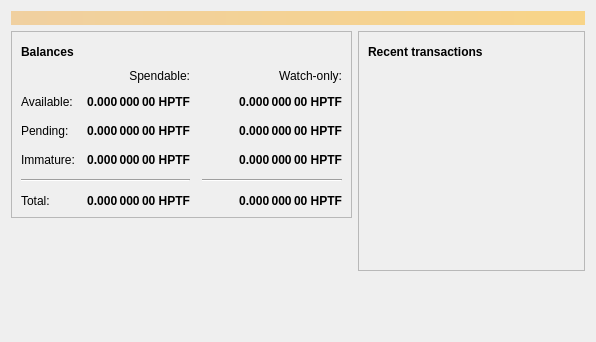
<?xml version="1.0" encoding="UTF-8"?>
<ui version="4.0">
 <class>OverviewPage</class>
 <widget class="QWidget" name="OverviewPage">
  <property name="geometry">
   <rect>
    <x>0</x>
    <y>0</y>
    <width>596</width>
    <height>342</height>
   </rect>
  </property>
  <property name="windowTitle">
   <string>Form</string>
  </property>
  <layout class="QVBoxLayout" name="topLayout">
   <item>
    <widget class="QLabel" name="labelAlerts">
     <property name="visible">
      <bool>false</bool>
     </property>
     <property name="styleSheet">
      <string notr="true">QLabel { background-color: qlineargradient(x1: 0, y1: 0, x2: 1, y2: 0, stop:0 #F0D0A0, stop:1 #F8D488); color:#000000; }</string>
     </property>
     <property name="wordWrap">
      <bool>true</bool>
     </property>
     <property name="margin">
      <number>3</number>
     </property>
     <property name="textInteractionFlags">
      <set>Qt::TextSelectableByMouse</set>
     </property>
    </widget>
   </item>
   <item>
    <layout class="QHBoxLayout" name="horizontalLayout" stretch="1,1">
     <item>
      <layout class="QVBoxLayout" name="verticalLayout_2">
       <item>
        <widget class="QFrame" name="frame">
         <property name="frameShape">
          <enum>QFrame::StyledPanel</enum>
         </property>
         <property name="frameShadow">
          <enum>QFrame::Raised</enum>
         </property>
         <layout class="QVBoxLayout" name="verticalLayout_4">
          <item>
           <layout class="QHBoxLayout" name="horizontalLayout_4">
            <item>
             <widget class="QLabel" name="label_5">
              <property name="font">
               <font>
                <weight>75</weight>
                <bold>true</bold>
               </font>
              </property>
              <property name="text">
               <string>Balances</string>
              </property>
             </widget>
            </item>
            <item>
             <widget class="QPushButton" name="labelWalletStatus">
              <property name="enabled">
               <bool>true</bool>
              </property>
              <property name="maximumSize">
               <size>
                <width>30</width>
                <height>16777215</height>
               </size>
              </property>
              <property name="toolTip">
               <string>The displayed information may be out of date. Your wallet automatically synchronizes with the HeptaFranc network after a connection is established, but this process has not completed yet.</string>
              </property>
              <property name="text">
               <string/>
              </property>
              <property name="icon">
               <iconset resource="../heptafranc.qrc">
                <normaloff>:/icons/warning</normaloff>
                <disabledoff>:/icons/warning</disabledoff>:/icons/warning</iconset>
              </property>
              <property name="iconSize">
               <size>
                <width>24</width>
                <height>24</height>
               </size>
              </property>
              <property name="flat">
               <bool>true</bool>
              </property>
             </widget>
            </item>
            <item>
             <spacer name="horizontalSpacer_3">
              <property name="orientation">
               <enum>Qt::Horizontal</enum>
              </property>
              <property name="sizeHint" stdset="0">
               <size>
                <width>40</width>
                <height>20</height>
               </size>
              </property>
             </spacer>
            </item>
           </layout>
          </item>
          <item>
           <layout class="QGridLayout" name="gridLayout">
            <property name="spacing">
             <number>12</number>
            </property>
            <item row="2" column="2">
             <widget class="QLabel" name="labelWatchPending">
              <property name="font">
               <font>
                <weight>75</weight>
                <bold>true</bold>
               </font>
              </property>
              <property name="cursor">
               <cursorShape>IBeamCursor</cursorShape>
              </property>
              <property name="toolTip">
               <string>Unconfirmed transactions to watch-only addresses</string>
              </property>
              <property name="text">
               <string notr="true">0.000 000 00 HPTF</string>
              </property>
              <property name="alignment">
               <set>Qt::AlignRight|Qt::AlignTrailing|Qt::AlignVCenter</set>
              </property>
              <property name="textInteractionFlags">
               <set>Qt::LinksAccessibleByMouse|Qt::TextSelectableByKeyboard|Qt::TextSelectableByMouse</set>
              </property>
             </widget>
            </item>
            <item row="2" column="1">
             <widget class="QLabel" name="labelUnconfirmed">
              <property name="font">
               <font>
                <weight>75</weight>
                <bold>true</bold>
               </font>
              </property>
              <property name="cursor">
               <cursorShape>IBeamCursor</cursorShape>
              </property>
              <property name="toolTip">
               <string>Total of transactions that have yet to be confirmed, and do not yet count toward the spendable balance</string>
              </property>
              <property name="text">
               <string notr="true">0.000 000 00 HPTF</string>
              </property>
              <property name="alignment">
               <set>Qt::AlignRight|Qt::AlignTrailing|Qt::AlignVCenter</set>
              </property>
              <property name="textInteractionFlags">
               <set>Qt::LinksAccessibleByMouse|Qt::TextSelectableByKeyboard|Qt::TextSelectableByMouse</set>
              </property>
             </widget>
            </item>
            <item row="3" column="2">
             <widget class="QLabel" name="labelWatchImmature">
              <property name="font">
               <font>
                <weight>75</weight>
                <bold>true</bold>
               </font>
              </property>
              <property name="cursor">
               <cursorShape>IBeamCursor</cursorShape>
              </property>
              <property name="toolTip">
               <string>Mined balance in watch-only addresses that has not yet matured</string>
              </property>
              <property name="text">
               <string notr="true">0.000 000 00 HPTF</string>
              </property>
              <property name="alignment">
               <set>Qt::AlignRight|Qt::AlignTrailing|Qt::AlignVCenter</set>
              </property>
              <property name="textInteractionFlags">
               <set>Qt::LinksAccessibleByMouse|Qt::TextSelectableByKeyboard|Qt::TextSelectableByMouse</set>
              </property>
             </widget>
            </item>
            <item row="4" column="0" colspan="2">
             <widget class="Line" name="line">
              <property name="orientation">
               <enum>Qt::Horizontal</enum>
              </property>
             </widget>
            </item>
            <item row="4" column="2">
             <widget class="Line" name="lineWatchBalance">
              <property name="sizePolicy">
               <sizepolicy hsizetype="Preferred" vsizetype="Fixed">
                <horstretch>0</horstretch>
                <verstretch>0</verstretch>
               </sizepolicy>
              </property>
              <property name="minimumSize">
               <size>
                <width>140</width>
                <height>0</height>
               </size>
              </property>
              <property name="orientation">
               <enum>Qt::Horizontal</enum>
              </property>
             </widget>
            </item>
            <item row="5" column="0">
             <widget class="QLabel" name="labelTotalText">
              <property name="text">
               <string>Total:</string>
              </property>
             </widget>
            </item>
            <item row="3" column="1">
             <widget class="QLabel" name="labelImmature">
              <property name="font">
               <font>
                <weight>75</weight>
                <bold>true</bold>
               </font>
              </property>
              <property name="cursor">
               <cursorShape>IBeamCursor</cursorShape>
              </property>
              <property name="toolTip">
               <string>Mined balance that has not yet matured</string>
              </property>
              <property name="text">
               <string notr="true">0.000 000 00 HPTF</string>
              </property>
              <property name="alignment">
               <set>Qt::AlignRight|Qt::AlignTrailing|Qt::AlignVCenter</set>
              </property>
              <property name="textInteractionFlags">
               <set>Qt::LinksAccessibleByMouse|Qt::TextSelectableByKeyboard|Qt::TextSelectableByMouse</set>
              </property>
             </widget>
            </item>
            <item row="2" column="3">
             <spacer name="horizontalSpacer_2">
              <property name="orientation">
               <enum>Qt::Horizontal</enum>
              </property>
              <property name="sizeHint" stdset="0">
               <size>
                <width>40</width>
                <height>20</height>
               </size>
              </property>
             </spacer>
            </item>
            <item row="3" column="0">
             <widget class="QLabel" name="labelImmatureText">
              <property name="text">
               <string>Immature:</string>
              </property>
             </widget>
            </item>
            <item row="5" column="1">
             <widget class="QLabel" name="labelTotal">
              <property name="font">
               <font>
                <weight>75</weight>
                <bold>true</bold>
               </font>
              </property>
              <property name="cursor">
               <cursorShape>IBeamCursor</cursorShape>
              </property>
              <property name="toolTip">
               <string>Your current total balance</string>
              </property>
              <property name="text">
               <string notr="true">0.000 000 00 HPTF</string>
              </property>
              <property name="alignment">
               <set>Qt::AlignRight|Qt::AlignTrailing|Qt::AlignVCenter</set>
              </property>
              <property name="textInteractionFlags">
               <set>Qt::LinksAccessibleByMouse|Qt::TextSelectableByKeyboard|Qt::TextSelectableByMouse</set>
              </property>
             </widget>
            </item>
            <item row="5" column="2">
             <widget class="QLabel" name="labelWatchTotal">
              <property name="font">
               <font>
                <weight>75</weight>
                <bold>true</bold>
               </font>
              </property>
              <property name="cursor">
               <cursorShape>IBeamCursor</cursorShape>
              </property>
              <property name="toolTip">
               <string>Current total balance in watch-only addresses</string>
              </property>
              <property name="text">
               <string notr="true">0.000 000 00 HPTF</string>
              </property>
              <property name="alignment">
               <set>Qt::AlignRight|Qt::AlignTrailing|Qt::AlignVCenter</set>
              </property>
              <property name="textInteractionFlags">
               <set>Qt::LinksAccessibleByMouse|Qt::TextSelectableByKeyboard|Qt::TextSelectableByMouse</set>
              </property>
             </widget>
            </item>
            <item row="0" column="2">
             <widget class="QLabel" name="labelWatchonly">
              <property name="text">
               <string>Watch-only:</string>
              </property>
              <property name="alignment">
               <set>Qt::AlignRight|Qt::AlignTrailing|Qt::AlignVCenter</set>
              </property>
             </widget>
            </item>
            <item row="1" column="0">
             <widget class="QLabel" name="labelBalanceText">
              <property name="text">
               <string>Available:</string>
              </property>
             </widget>
            </item>
            <item row="1" column="1">
             <widget class="QLabel" name="labelBalance">
              <property name="font">
               <font>
                <weight>75</weight>
                <bold>true</bold>
               </font>
              </property>
              <property name="cursor">
               <cursorShape>IBeamCursor</cursorShape>
              </property>
              <property name="toolTip">
               <string>Your current spendable balance</string>
              </property>
              <property name="text">
               <string notr="true">0.000 000 00 HPTF</string>
              </property>
              <property name="alignment">
               <set>Qt::AlignRight|Qt::AlignTrailing|Qt::AlignVCenter</set>
              </property>
              <property name="textInteractionFlags">
               <set>Qt::LinksAccessibleByMouse|Qt::TextSelectableByKeyboard|Qt::TextSelectableByMouse</set>
              </property>
             </widget>
            </item>
            <item row="1" column="2">
             <widget class="QLabel" name="labelWatchAvailable">
              <property name="font">
               <font>
                <weight>75</weight>
                <bold>true</bold>
               </font>
              </property>
              <property name="cursor">
               <cursorShape>IBeamCursor</cursorShape>
              </property>
              <property name="toolTip">
               <string>Your current balance in watch-only addresses</string>
              </property>
              <property name="text">
               <string notr="true">0.000 000 00 HPTF</string>
              </property>
              <property name="alignment">
               <set>Qt::AlignRight|Qt::AlignTrailing|Qt::AlignVCenter</set>
              </property>
              <property name="textInteractionFlags">
               <set>Qt::LinksAccessibleByMouse|Qt::TextSelectableByKeyboard|Qt::TextSelectableByMouse</set>
              </property>
             </widget>
            </item>
            <item row="2" column="0">
             <widget class="QLabel" name="labelPendingText">
              <property name="text">
               <string>Pending:</string>
              </property>
             </widget>
            </item>
            <item row="0" column="1">
             <widget class="QLabel" name="labelSpendable">
              <property name="text">
               <string>Spendable:</string>
              </property>
              <property name="alignment">
               <set>Qt::AlignRight|Qt::AlignTrailing|Qt::AlignVCenter</set>
              </property>
             </widget>
            </item>
           </layout>
          </item>
         </layout>
        </widget>
       </item>
       <item>
        <spacer name="verticalSpacer">
         <property name="orientation">
          <enum>Qt::Vertical</enum>
         </property>
         <property name="sizeHint" stdset="0">
          <size>
           <width>20</width>
           <height>40</height>
          </size>
         </property>
        </spacer>
       </item>
      </layout>
     </item>
     <item>
      <layout class="QVBoxLayout" name="verticalLayout_3">
       <item>
        <widget class="QFrame" name="frame_2">
         <property name="frameShape">
          <enum>QFrame::StyledPanel</enum>
         </property>
         <property name="frameShadow">
          <enum>QFrame::Raised</enum>
         </property>
         <layout class="QVBoxLayout" name="verticalLayout">
          <item>
           <layout class="QHBoxLayout" name="horizontalLayout_2">
            <item>
             <widget class="QLabel" name="label_4">
              <property name="font">
               <font>
                <weight>75</weight>
                <bold>true</bold>
               </font>
              </property>
              <property name="text">
               <string>Recent transactions</string>
              </property>
             </widget>
            </item>
            <item>
             <widget class="QPushButton" name="labelTransactionsStatus">
              <property name="enabled">
               <bool>true</bool>
              </property>
              <property name="maximumSize">
               <size>
                <width>30</width>
                <height>16777215</height>
               </size>
              </property>
              <property name="toolTip">
               <string>The displayed information may be out of date. Your wallet automatically synchronizes with the HeptaFranc network after a connection is established, but this process has not completed yet.</string>
              </property>
              <property name="text">
               <string/>
              </property>
              <property name="icon">
               <iconset resource="../heptafranc.qrc">
                <normaloff>:/icons/warning</normaloff>
                <disabledoff>:/icons/warning</disabledoff>:/icons/warning</iconset>
              </property>
              <property name="iconSize">
               <size>
                <width>24</width>
                <height>24</height>
               </size>
              </property>
              <property name="flat">
               <bool>true</bool>
              </property>
             </widget>
            </item>
            <item>
             <spacer name="horizontalSpacer">
              <property name="orientation">
               <enum>Qt::Horizontal</enum>
              </property>
              <property name="sizeHint" stdset="0">
               <size>
                <width>40</width>
                <height>20</height>
               </size>
              </property>
             </spacer>
            </item>
           </layout>
          </item>
          <item>
           <widget class="QListView" name="listTransactions">
            <property name="styleSheet">
             <string notr="true">QListView { background: transparent; }</string>
            </property>
            <property name="frameShape">
             <enum>QFrame::NoFrame</enum>
            </property>
            <property name="verticalScrollBarPolicy">
             <enum>Qt::ScrollBarAlwaysOff</enum>
            </property>
            <property name="horizontalScrollBarPolicy">
             <enum>Qt::ScrollBarAlwaysOff</enum>
            </property>
            <property name="selectionMode">
             <enum>QAbstractItemView::NoSelection</enum>
            </property>
           </widget>
          </item>
         </layout>
        </widget>
       </item>
       <item>
        <spacer name="verticalSpacer_2">
         <property name="orientation">
          <enum>Qt::Vertical</enum>
         </property>
         <property name="sizeHint" stdset="0">
          <size>
           <width>20</width>
           <height>40</height>
          </size>
         </property>
        </spacer>
       </item>
      </layout>
     </item>
    </layout>
   </item>
  </layout>
 </widget>
 <resources/>
 <connections/>
</ui>
